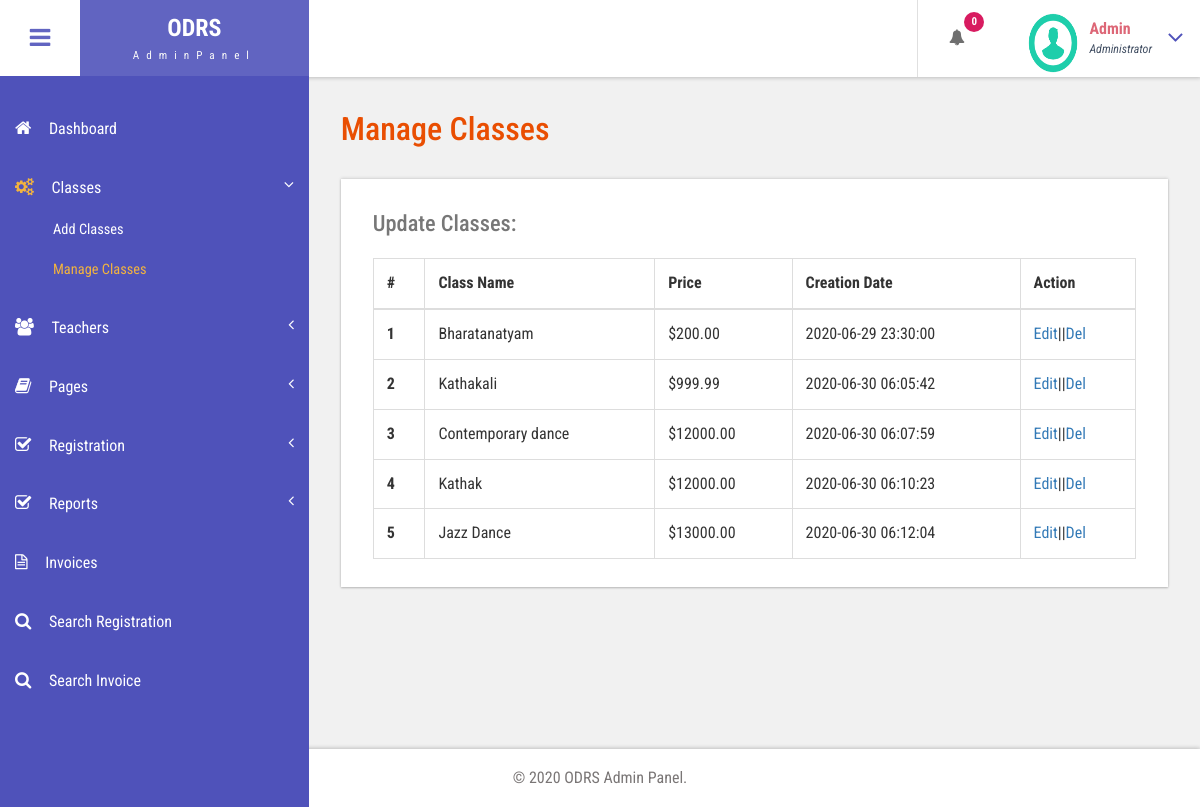
The app's page /odrs/admin/manage-classes.php (signed in) with its own data.
### tables this page shows
CREATE TABLE `tblclasses` (
  `ID` int(10) NOT NULL,
  `ClassName` varchar(200) DEFAULT NULL,
  `DanceImage` varchar(200) DEFAULT NULL,
  `ClassDesc` mediumtext DEFAULT NULL,
  `Cost` decimal(10,2) DEFAULT NULL,
  `CreationDate` timestamp NULL DEFAULT current_timestamp()
);

### odrs/admin/manage-classes.php (the view, shortened to what this page needs)
<?php
include('includes/dbconnection.php');
if (strlen($_SESSION['odrsaid']==0)) {
  header('location:logout.php');
  } else{
?>
<!DOCTYPE HTML>
<html>
<head>
<link href="css/bootstrap.css" rel='stylesheet' type='text/css' />
<link href="css/style.css" rel='stylesheet' type='text/css' />
<link href="css/font-awesome.css" rel="stylesheet">
<link href="css/animate.css" rel="stylesheet" type="text/css" media="all">
<link href="css/custom.css" rel="stylesheet">
</head>
<body class="cbp-spmenu-push">
	<div class="main-content">
		 <?php include_once('includes/sidebar.php');?>
		 <?php include_once('includes/header.php');?>
		<div id="page-wrapper">
			<div class="main-page">
				<div class="tables">
					<h3 class="title1">Manage Classes</h3>
					<div class="table-responsive bs-example widget-shadow">
						<h4>Update Classes:</h4>
						<table class="table table-bordered"> <thead> <tr> <th>#</th> <th>Class Name</th> <th>Price</th> <th>Creation Date</th><th>Action</th> </tr> </thead> <tbody>
<?php
$ret=mysqli_query($con,"select *from  tblclasses");
$cnt=1;
while ($row=mysqli_fetch_array($ret)) {
?>
						 <tr> <th scope="row"><?php echo $cnt;?></th> <td><?php  echo $row['ClassName'];?></td> <td>$<?php  echo $row['Cost'];?></td><td><?php  echo $row['CreationDate'];?></td> <td><a href="edit-classes.php?editid=<?php echo $row['ID'];?>">Edit</a>||<a href="manage-classes.php?delid=<?php echo ($row['ID']);?>" onclick="return confirm('Do you really want to Delete ?');">Del</a></td> </tr>   <?php
$cnt=$cnt+1;
}?></tbody> </table>
					</div>
				</div>
			</div>
		</div>
		 <?php include_once('includes/footer.php');?>
	</div>
</body>
</html>
<?php }  ?>

### odrs/admin/includes/header.php (shortened to what this page needs)
<div class="sticky-header header-section ">
      <div class="header-left">
        <button id="showLeftPush"><i class="fa fa-bars"></i></button>
        <div class="logo">
          <a href="index.html">
            <h1>ODRS</h1>
            <span>AdminPanel</span>
          </a>
        </div>
      </div>
      <div class="header-right">
        <div class="profile_details_left">
          <ul class="nofitications-dropdown">
            <?php
$ret1=mysqli_query($con,"select * from  tblregistration where Status is null");
$num=mysqli_num_rows($ret1);
?>
            <li class="dropdown head-dpdn">
              <a href="#" class="dropdown-toggle" data-toggle="dropdown" aria-expanded="false"><i class="fa fa-bell"></i><span class="badge blue"><?php echo $num;?></span></a>
            </li>
          </ul>
          <div class="clearfix"> </div>
        </div>
        <div class="profile_details">
        <?php
$adid=$_SESSION['odrsaid'];
$ret=mysqli_query($con,"select AdminName from tbladmin where ID='$adid'");
$row=mysqli_fetch_array($ret);
$name=$row['AdminName'];
?>
          <ul>
            <li class="dropdown profile_details_drop">
              <a href="#" class="dropdown-toggle" data-toggle="dropdown" aria-expanded="false">
                <div class="profile_img">
                  <span class="prfil-img"><img src="images/download (1).png" alt="" width="50" height="60"> </span>
                  <div class="user-name">
                    <p><?php echo $name; ?></p>
                    <span>Administrator</span>
                  </div>
                  <i class="fa fa-angle-down lnr"></i>
                  <div class="clearfix"></div>
                </div>
              </a>
            </li>
          </ul>
        </div>
      </div>
      <div class="clearfix"> </div>
    </div>

### odrs/admin/css/style.css (style rules this page uses)
h4, h5, h6, h1, h2, h3 { margin: 0; }
ul, ol { margin: 0; }
p { margin: 0; }
html, body { font-family: 'Roboto Condensed', sans-serif; font-size: 100%; overflow-x: hidden; background: #fff; }
body a { transition: 0.5s all ease; -webkit-transition: 0.5s all ease; -moz-transition: 0.5s all ease; -o-transition: 0.5s all ease; -ms-transition: 0.5s all ease; text-decoration:none; }
h1,h2,h3,h4,h5,h6 { margin:0; }
p { margin:0; }
ul,label { margin:0; padding:0; }
.main-content { position: relative; }
.sticky-header { position: fixed; top: 0; left:0px; width: 100%; z-index: 100; }
.header-section { background:#FFF; box-shadow: 1px 1px 4px rgba(0, 0, 0, 0.21); -webkit-box-shadow: 1px 1px 4px rgba(0, 0, 0, 0.21); -moz-box-shadow: 1px 1px 4px rgba(0, 0, 0, 0.21); -o-box-shadow: 1px 1px 4px rgba(0, 0, 0, 0.21); }
.header-section::after { clear: both; display: block; content: ''; }
.header-left { float: left; width: 45%; }
.header-right { float: right; }
button#showLeftPush { font-size: 1.5em; width: 80px; padding: 0.87em 0; text-align: center; cursor: pointer; float: left; color: #6F6F6F; -moz-transition: all 0.2s ease-out 0s; -webkit-transition: all 0.2s ease-out 0s; transition: all 0.2s ease-out 0s; border: none; background-color: #fff; outline:none; }
.cbp-spmenu-push { overflow-x: hidden; position: relative; }
.cbp-spmenu, .cbp-spmenu-push { -webkit-transition: all 0.3s ease; -moz-transition: all 0.3s ease; transition: all 0.3s ease; }
.cbp-spmenu-push div#page-wrapper { margin: 0 0 0 19.3em; transition:.5s all; -webkit-transition:.5s all; -moz-transition:.5s all; }
.fa { display: inline-block; font-family: FontAwesome; font-style: normal; font-weight: normal; line-height: 1; -webkit-font-smoothing: antialiased; -moz-osx-font-smoothing: grayscale; }
.logo { background: #6164C1; text-align: center; float: left; }
.logo a { padding: 0.9em 3.3em .7em; display: block; text-decoration: none; }
.logo a h1 { color: #fff; font-size: 1.5em; line-height: 1.2em; font-weight: 700; }
.logo a span { color: #F8F8F8; font-size: .7em; text-align: center; letter-spacing: 7px; }
.profile_details_left { float: left; }
li.dropdown.head-dpdn { display: inline-block; padding: 1.7em 0; border-left: 1px solid #E0E0E0; float: left; }
li.dropdown.head-dpdn a.dropdown-toggle { padding: 1.7em 2em; }
i.fa.fa-bell { color:#6F6F6F; }
.header-right span.badge { font-size: 11px; font-weight: bold; color: #FFF; background: #8BC34A; line-height: 15px; width: 20px; height: 20px; border-radius: 2em; -webkit-border-radius: 2em; -moz-border-radius: 2em; -o-border-radius: 2em; text-align: center; display: inline-block; position: absolute; top: 16%; padding: 2px 0 0; }
.header-right span.blue { background-color:#D81B60; }
.profile_details { float: right; }
.profile_details_drop a.dropdown-toggle { display:block; padding: 0.8em 3em 0 2em; }
.profile_img span.prfil-img { float:left; }
.user-name { float:left; margin-top:8px; margin-left:11px; height:35px; }
.profile_details ul li { list-style-type:none; position:relative; }
.profile_details li a i.fa.lnr { position: absolute; top: 34%; right: 8%; color: #4F52BA; font-size: 1.6em; }
.user-name p { font-size:1em; color:#DD6777; line-height:1em; font-weight:700; }
.user-name span { font-size: .75em; font-style: italic; color: #424f63; font-weight: normal; margin-top: .3em; }
.widget-shadow { background-color: #fff; box-shadow: 0 -1px 3px rgba(0,0,0,.12),0 1px 2px rgba(0,0,0,.24); -webkit-box-shadow: 0 -1px 3px rgba(0,0,0,.12),0 1px 2px rgba(0,0,0,.24); -moz-box-shadow: 0 -1px 3px rgba(0,0,0,.12),0 1px 2px rgba(0,0,0,.24); }
h3.title1 { font-size: 2em; color: #e94e02; margin-bottom: 0.8em; }
.table > thead > tr > th, .table > tbody > tr > th, .table > tfoot > tr > th, .table > thead > tr > td, .table > tbody > tr > td, .table > tfoot > tr > td { border-top: none; }
.tables h4 { font-size: 1.4em; margin-bottom: 1em; color: #777777; }
.tables .panel-body ,.tables .bs-example { padding: 2em 2em 0.5em; }
.tables .table > thead > tr > th, .tables .table > tbody > tr > th, .tables .table > tfoot > tr > th, .tables .table > thead > tr > td, .tables .table > tbody > tr > td, .tables .table > tfoot > tr > td { padding: 13px; border-top: 1px solid #E0E0E0; }
.bs-example { margin-top: 2em; }

### odrs/admin/css/custom.css (style rules this page uses)
#page-wrapper { padding:7em 2em 2.5em; background-color: #F1F1F1; }

### records on screen
tblclasses: ClassName "Bharatanatyam", Cost "200.00", CreationDate "2020-06-29 23:30:00"
tblclasses: ClassName "Kathakali", Cost "999.99", CreationDate "2020-06-30 06:05:42"
tblclasses: ClassName "Contemporary dance", Cost "12000.00", CreationDate "2020-06-30 06:07:59"
tblclasses: ClassName "Kathak", Cost "12000.00", CreationDate "2020-06-30 06:10:23"
tblclasses: ClassName "Jazz Dance", Cost "13000.00", CreationDate "2020-06-30 06:12:04"

### other values on screen
$num "0"
$name "Admin"
